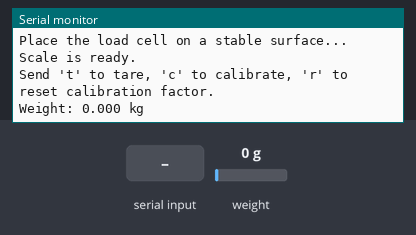
Bench run of a sketch on a simulated Arduino Uno, built with avr-gcc and run on an emulated ATmega328P. Parts: the last lines printed to the serial monitor. The inputs (shaded band) are chosen by the test bench; at power-on: weight on the scale 0 g.

Above: at 2.2 s.
2.3 s: "t90\n" received over Serial
At 4.4 s:
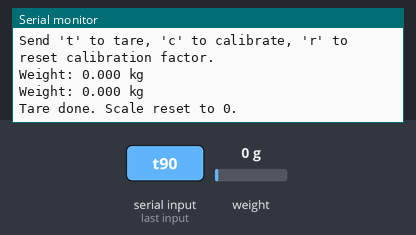
5.5 s: "r90\n" received over Serial
At 8.4 s:
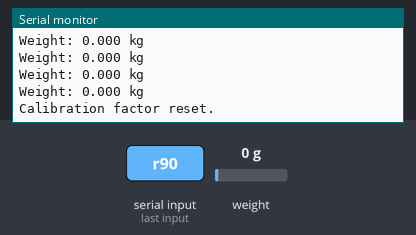
9.5 s: "c90\n" received over Serial
At 12.8 s:
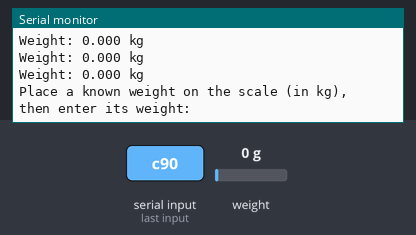
13.5 s: weight on the scale set to 100 g
At 14.3 s:
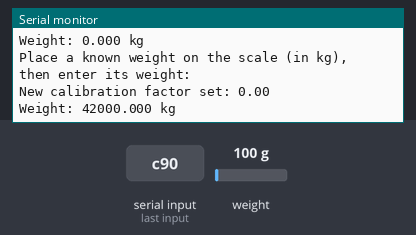
15.0 s: weight on the scale set to 1250 g
At 16.0 s:
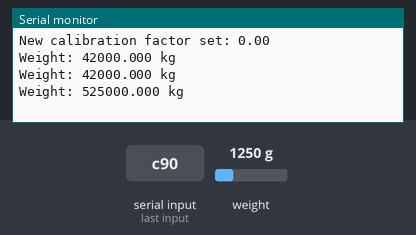
Timing chart, 0 to 17.5 s (numbered marks = the images above; inputs shaded):
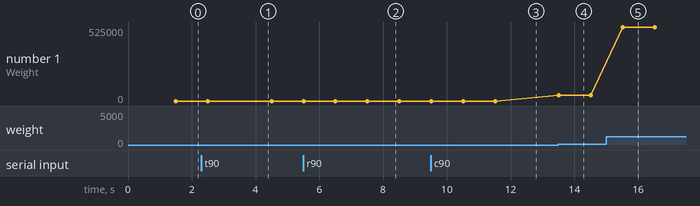

The sketch:

AT02-E_Weight_Test_Program.ino
```cpp
#include "HX711.h"

// HX711 circuit wiring
const int LOADCELL_DOUT_PIN = 16;
const int LOADCELL_SCK_PIN = 4;

HX711 scale;

// Calibration factor - adjust this based on your load cell
float calibration_factor = 420.0;  // This value is an example — you'll need to find yours
float known_weight = 0.0;

void setup() {
  Serial.begin(115200);
  scale.begin(LOADCELL_DOUT_PIN, LOADCELL_SCK_PIN);

  Serial.println("HX711 Calibration and Weight Reading");
  Serial.println("Place the load cell on a stable surface...");

  while (!scale.is_ready()) {
    Serial.println("Waiting for the scale...");
    delay(500);
  }

  scale.set_scale(); // initialize scale without calibration
  scale.tare();      // Reset the scale to 0

  Serial.println("Scale is ready.");
  Serial.println("Send 't' to tare, 'c' to calibrate, 'r' to reset calibration factor.");
}

void loop() {
  if (Serial.available()) {
    char cmd = Serial.read();

    if (cmd == 't') {
      scale.tare();
      Serial.println("Tare done. Scale reset to 0.");
    }
    else if (cmd == 'r') {
      calibration_factor = 420.0;
      scale.set_scale(calibration_factor);
      Serial.println("Calibration factor reset.");
    }
    else if (cmd == 'c') {
      Serial.println("Place a known weight on the scale (in kg), then enter its weight:");
      while (!Serial.available());
      known_weight = Serial.parseFloat();
      long reading = scale.get_units(10); // take average of 10 readings
      calibration_factor = reading / known_weight;
      scale.set_scale(calibration_factor);
      Serial.print("New calibration factor set: ");
      Serial.println(calibration_factor);
    }
  }

  scale.set_scale(calibration_factor);
  float weight = scale.get_units(5); // average 5 readings
  Serial.print("Weight: ");
  Serial.print(weight, 3); // 3 decimal places
  Serial.println(" kg");

  delay(500);
}
```

Measured:
- after the input at 2.3 s, the serial monitor: prints a new line after 1.7 s (image 1)
- after the input at 5.5 s, the serial monitor: prints a new line after 2.5 s (image 2)
- after the input at 9.5 s, the serial monitor: prints a new line after 2.5 s (image 3)
- after the input at 13.5 s, the serial monitor: prints a new line at once (image 4)
- after the input at 15.0 s, the serial monitor: prints a new line after 0.52 s (image 5)
- plotted number 1: 0 → 42000 after the input at 13.5 s, 42000 → 525000 after the input at 15.0 s
